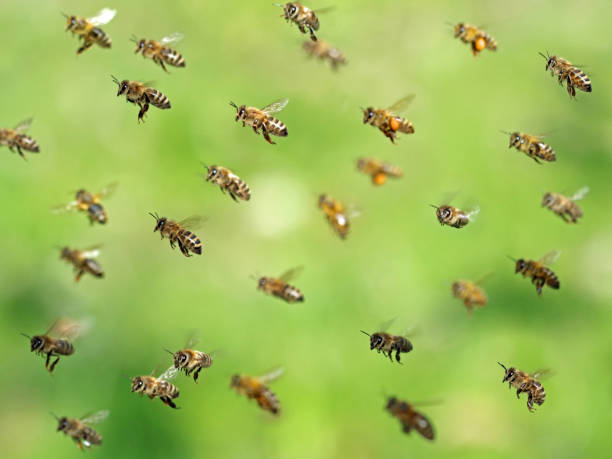
#> input picture Basic level image processing/c7_Histogram_Operations/bee.jpg, 612 x 459 px
$ python K8_2_4_RESIM_Histogram_3kanal.py
#> lines starting #> are read from the running program, lines starting #| are printed output that depends on the picture


import cv2
import numpy as np
from matplotlib import pyplot as plt


img = cv2.imread('bee.jpg')
#> img is the input picture: shape (459, 612, 3); mean B, G, R 89.1, 187.1, 158.7


colors = ('b','g','r')


for i,color in enumerate(colors):
    hist = cv2.calcHist([img],[i],None,[256],[0,256])
    plt.plot(hist,color = color)


plt.title('Image Histogram')
plt.show()
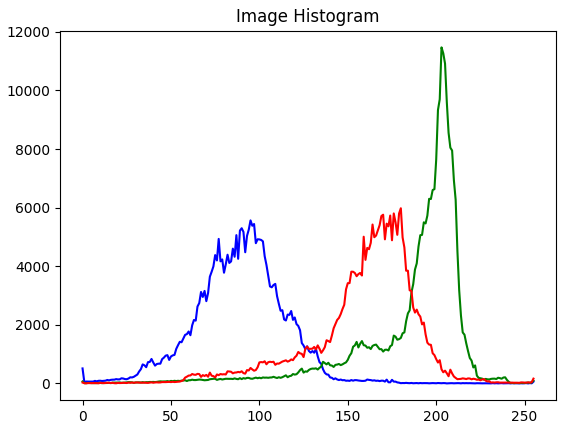
#> figure drawn by matplotlib, 1 panel; curve peaks at x = 95, y = 5564; curve peaks at x = 203, y = 11467; curve peaks at x = 180, y = 5979

cv2.imshow("img",img)

cv2.waitKey(0)
cv2.destroyAllWindows()

$ run again, with Basic level image processing/c7_Histogram_Operations/Resim13_Rontgen_Panoramik.jpg copied over Basic level image processing/c7_Histogram_Operations/bee.jpg
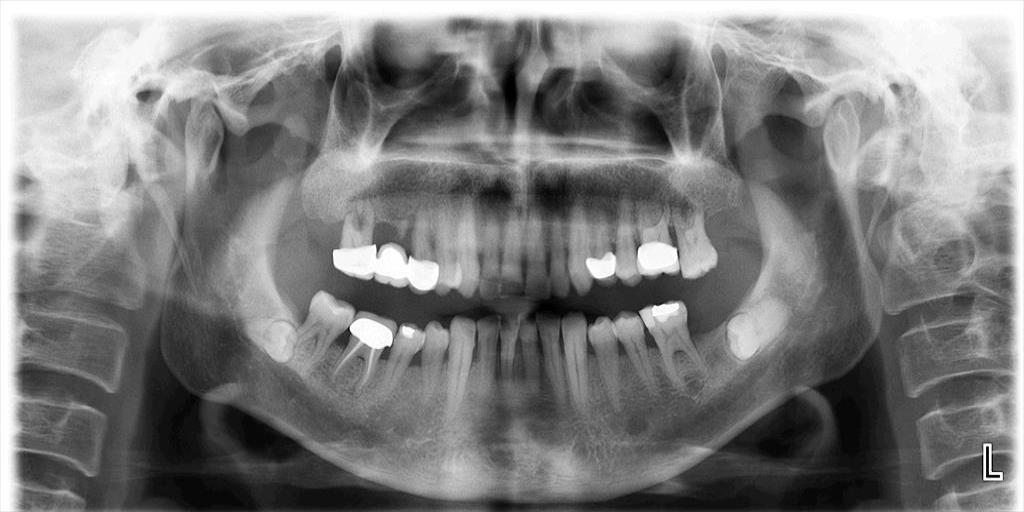
#> input picture Basic level image processing/c7_Histogram_Operations/Resim13_Rontgen_Panoramik.jpg, 1024 x 512 px
#> img is the input picture: shape (512, 1024, 3); min 0, max 255, mean 127.4
#> `plt.show()`:
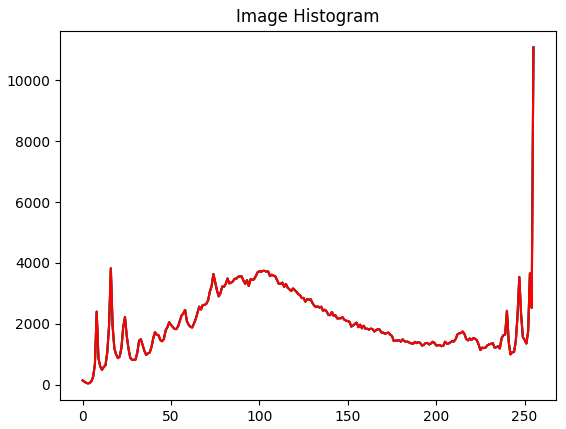
#> figure drawn by matplotlib, 1 panel; curve peaks at x = 255, y = 11088; curve peaks at x = 255, y = 11088; curve peaks at x = 255, y = 11088

$ run again, with Basic level image processing/c7_Histogram_Operations/Resim17_Bitewing1.jpg copied over Basic level image processing/c7_Histogram_Operations/bee.jpg
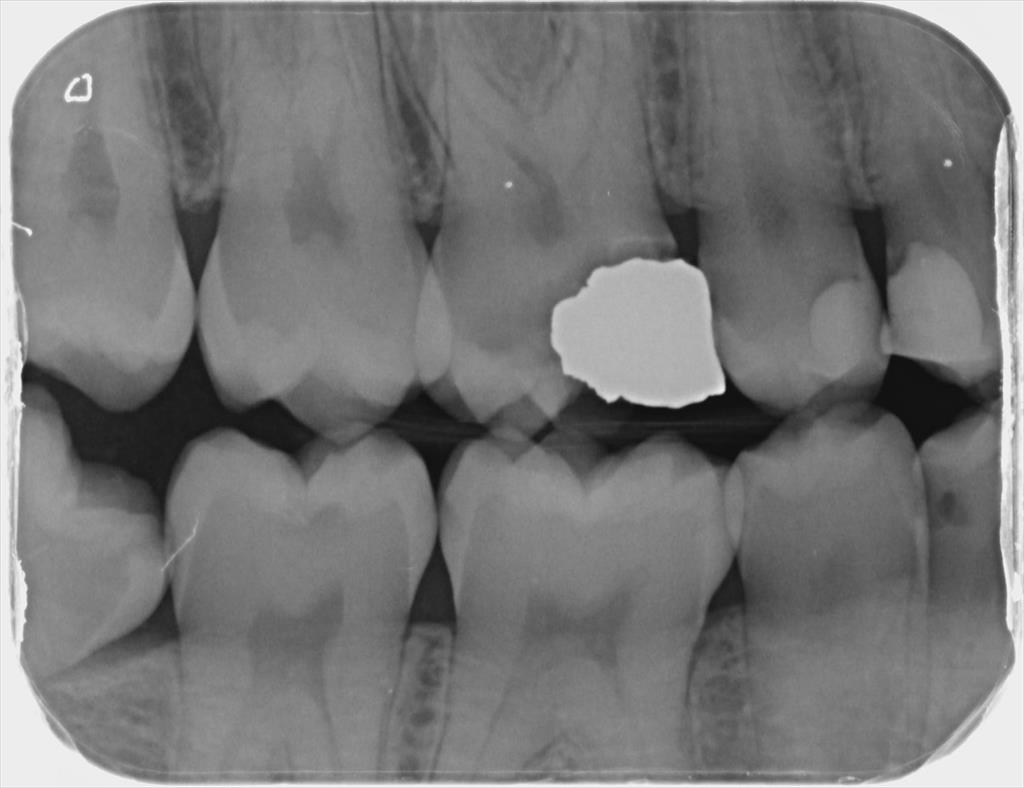
#> input picture Basic level image processing/c7_Histogram_Operations/Resim17_Bitewing1.jpg, 1024 x 788 px
#> img is the input picture: shape (788, 1024, 3); min 12, max 253, mean 118.6
#> `plt.show()`:
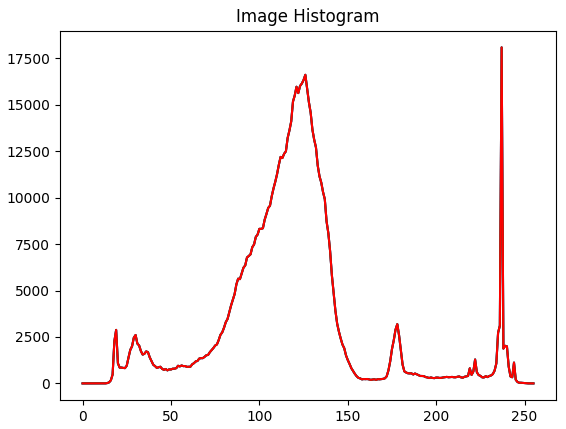
#> figure drawn by matplotlib, 1 panel; curve peaks at x = 237, y = 18085; curve peaks at x = 237, y = 18085; curve peaks at x = 237, y = 18085
